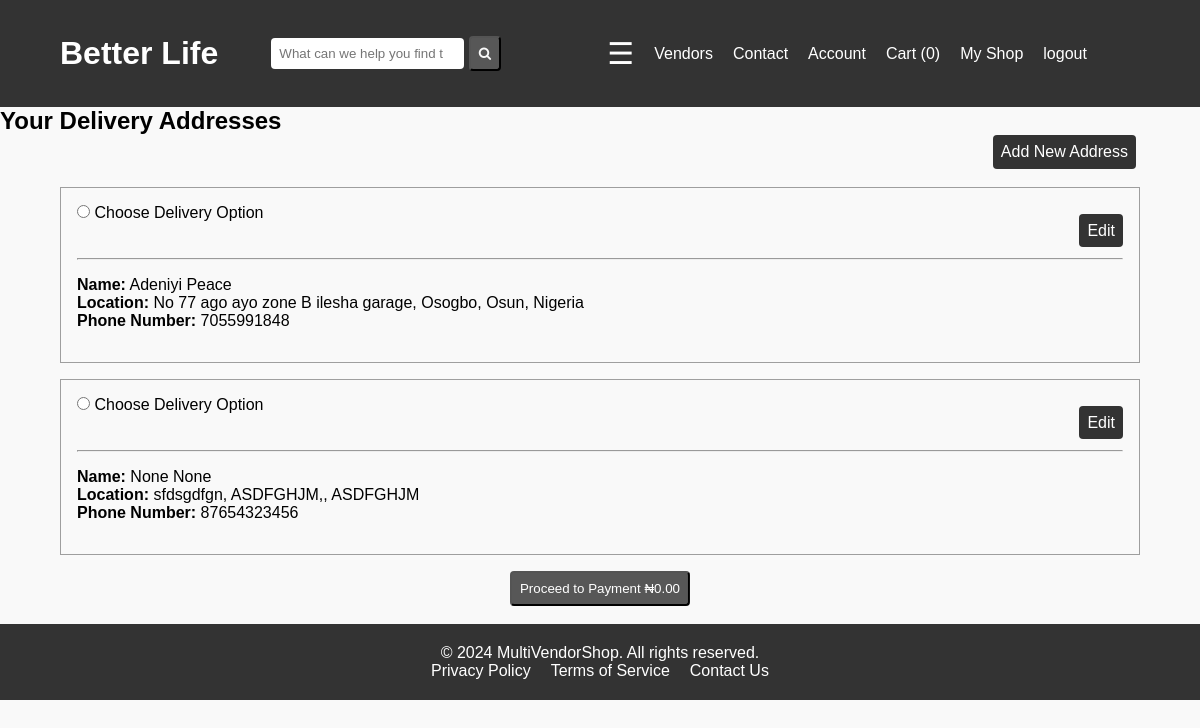
Before: /cart/checkout/ (signed in) with the older database file.
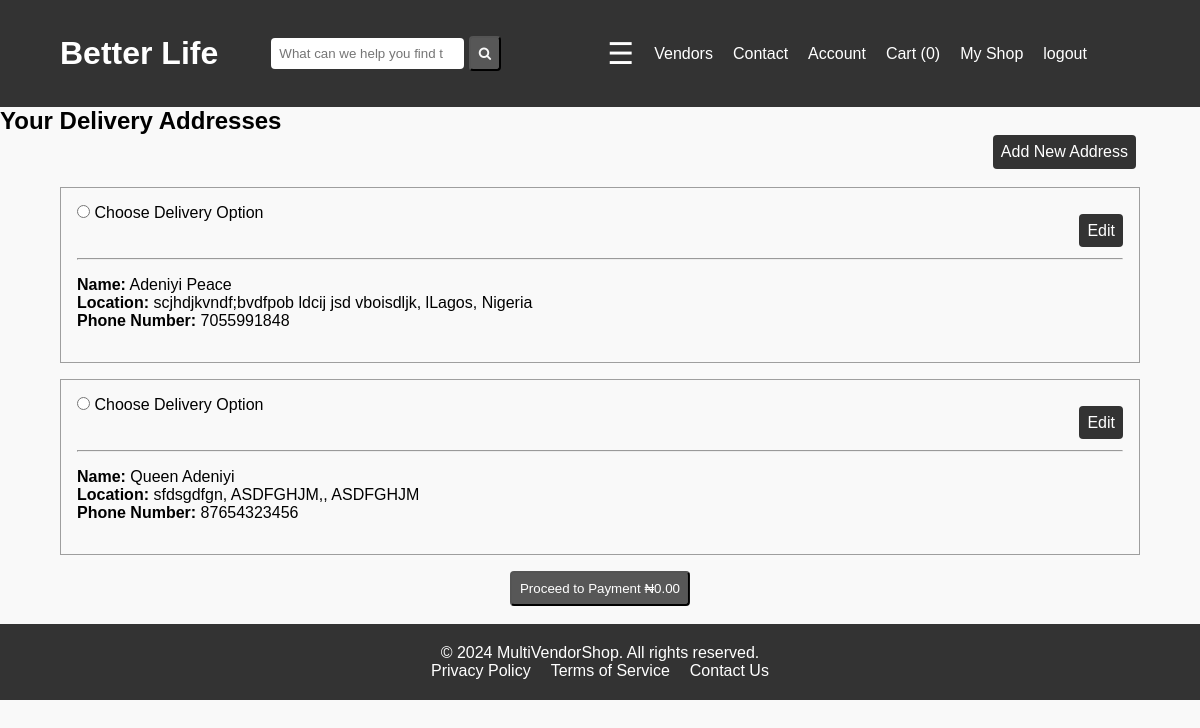
After: the same page with the newer database file.
### dashboard/models.py (models this page shows)
class Address(models.Model):
    user = models.ForeignKey(CustomUser, on_delete=models.CASCADE, related_name="address")
    first_name = models.CharField(max_length=50, null=True)
    last_name = models.CharField(max_length=50, null=True)
    city = models.CharField( max_length=100)
    state = models.CharField( max_length=100)
    country = models.CharField( max_length=100)
    phone_number = models.IntegerField()

### cart/views.py (the view, shortened to what this page needs)
# urls.py: path("checkout/", views.CheckoutView.as_view(), name="checkout"),
class CheckoutView(LoginRequiredMixin, View):
    def get(self, request):
        cart = Cart(request)
        context = {"cart":cart, }
        return render(request, "cart/checkout.html", context)

### cart/cart.py (called while the page is built)
    def __len__(self):
        return sum(int(item["quantity"] )for item in self.cart.values())

    def get_total_cost(self):
        total = 0
        for p_id_str, item in self.cart.items():
            p_id = int(p_id_str)
            product = Product.objects.get(pk=p_id)
            total += int(product.price) * int(item["quantity"])
        return total

### store/context_processors.py (called while the page is built)
def recently_viewed(request):
    return {"recently_viewed":RecentlyViewed(request)}

### store/templatetags/menu.py (called while the page is built)
@register.inclusion_tag("menu_items.html")
def menu_items():
    categories = Category.objects.all().order_by("category").values()
    return { "categories":categories }

@register.simple_tag(takes_context=True)
def cart_number(context):
    request = context.get("request")
    cart = Cart(request)
    return len(cart)

### cart/templates/cart/checkout.html (shortened to what this page needs)
{% extends "base.html" %}
{% load static %}
{% block styles %}<link rel="stylesheet" href="{% static "cart/checkout.css" %}">{% endblock styles %}
{% block contents %}
<div class="saved-address">
    <h2>Your Delivery Addresses</h2>
    <a href="{% url "add_address"  %}" class="add_address">Add New Address</a>
    <br>
    <br>
</div>
<form action="" method="post" class="checkout">
    {% for address in request.user.address.all  %}
    <div class="my-address">
        <input type="radio" name="address-option-{{address.id}}" id="address-option-{{address.id}}">
        <label for="address-option-{{address.id}}">Choose  Delivery Option</label>
        <div class="update-address">
            <a href="{% url "edit_address" address.id %}">Edit</a>
        </div>
        <br>
        <hr>
        <div class="address-details">
            <p><strong>Name:</strong> {{address.last_name}} {{address.first_name}}
            <p><strong>Location:</strong> {{address.city}}, {{address.state}}, {{address.country}}</p>
            <p><strong>Phone Number:</strong> {{address.phone_number}}</p>
        </div>
    </div>
    {% endfor %}
        <button type="submit">Proceed to Payment ₦{{cart.get_total_cost|floatformat:"2g"}}</button>
</form>
<br>
{% endblock contents %}

Changed rows visible on the page:
changed Address "Peace": city "No 77 ago ayo zone B ilesha garage, Osogbo" → "scjhdjkvndf;bvdfpob ldcij jsd vboisdljk"; state "Osun" → "lLagos"
changed Address "sfdsgdfgn": last_name "None" → "Queen"; first_name "None" → "Adeniyi"
